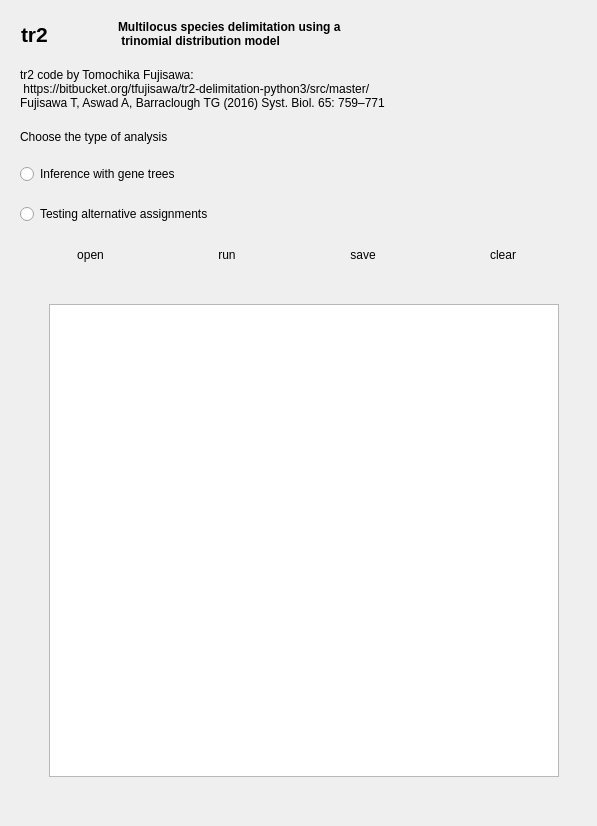
<?xml version="1.0" encoding="UTF-8"?>
<ui version="4.0">
 <class>Dialog</class>
 <widget class="QDialog" name="Dialog">
  <property name="geometry">
   <rect>
    <x>0</x>
    <y>0</y>
    <width>597</width>
    <height>826</height>
   </rect>
  </property>
  <property name="windowTitle">
   <string>Dialog</string>
  </property>
  <property name="sizeGripEnabled">
   <bool>false</bool>
  </property>
  <property name="modal">
   <bool>false</bool>
  </property>
  <layout class="QHBoxLayout" name="horizontalLayout_7">
   <item>
    <layout class="QHBoxLayout" name="horizontalLayout_6">
     <item>
      <widget class="QWidget" name="fb" native="true">
       <layout class="QVBoxLayout" name="verticalLayout_4">
        <property name="spacing">
         <number>20</number>
        </property>
        <property name="sizeConstraint">
         <enum>QLayout::SetMinimumSize</enum>
        </property>
        <item>
         <layout class="QHBoxLayout" name="horizontalLayout">
          <property name="spacing">
           <number>6</number>
          </property>
          <item>
           <widget class="QLabel" name="label_2">
            <property name="maximumSize">
             <size>
              <width>90</width>
              <height>16777215</height>
             </size>
            </property>
            <property name="font">
             <font>
              <pointsize>16</pointsize>
              <weight>75</weight>
              <bold>true</bold>
             </font>
            </property>
            <property name="styleSheet">
             <string notr="true"/>
            </property>
            <property name="text">
             <string>tr2</string>
            </property>
           </widget>
          </item>
          <item>
           <widget class="QLabel" name="label">
            <property name="maximumSize">
             <size>
              <width>350</width>
              <height>16777215</height>
             </size>
            </property>
            <property name="font">
             <font>
              <pointsize>9</pointsize>
              <weight>75</weight>
              <bold>true</bold>
             </font>
            </property>
            <property name="text">
             <string>Multilocus species delimitation using a
 trinomial distribution model</string>
            </property>
           </widget>
          </item>
          <item>
           <widget class="QLabel" name="label_12">
            <property name="maximumSize">
             <size>
              <width>100</width>
              <height>80</height>
             </size>
            </property>
            <property name="text">
             <string/>
            </property>
            <property name="pixmap">
             <pixmap resource="../mold/photo.qrc">:/icon/icon/copy_21mm.png</pixmap>
            </property>
            <property name="scaledContents">
             <bool>true</bool>
            </property>
            <property name="wordWrap">
             <bool>true</bool>
            </property>
           </widget>
          </item>
         </layout>
        </item>
        <item>
         <widget class="QLabel" name="label_13">
          <property name="text">
           <string>tr2 code by Tomochika Fujisawa:
 https://bitbucket.org/tfujisawa/tr2-delimitation-python3/src/master/  
Fujisawa T, Aswad A, Barraclough TG (2016) Syst. Biol. 65: 759–771</string>
          </property>
         </widget>
        </item>
        <item>
         <widget class="QLabel" name="label_3">
          <property name="text">
           <string>Choose the type of analysis</string>
          </property>
         </widget>
        </item>
        <item>
         <widget class="QRadioButton" name="radioButton">
          <property name="text">
           <string>Inference with gene trees</string>
          </property>
         </widget>
        </item>
        <item>
         <widget class="QRadioButton" name="radioButton_2">
          <property name="text">
           <string>Testing alternative assignments</string>
          </property>
         </widget>
        </item>
        <item>
         <layout class="QHBoxLayout" name="horizontalLayout_4">
          <property name="spacing">
           <number>50</number>
          </property>
          <property name="sizeConstraint">
           <enum>QLayout::SetFixedSize</enum>
          </property>
          <item>
           <widget class="QToolButton" name="toolButton">
            <property name="text">
             <string>open</string>
            </property>
            <property name="icon">
             <iconset resource="../mold/photo.qrc">
              <normaloff>:/icon/icon/open.png</normaloff>:/icon/icon/open.png</iconset>
            </property>
            <property name="iconSize">
             <size>
              <width>30</width>
              <height>30</height>
             </size>
            </property>
            <property name="toolButtonStyle">
             <enum>Qt::ToolButtonTextUnderIcon</enum>
            </property>
            <property name="autoRaise">
             <bool>true</bool>
            </property>
           </widget>
          </item>
          <item>
           <widget class="QToolButton" name="toolButton_2">
            <property name="text">
             <string>run</string>
            </property>
            <property name="icon">
             <iconset resource="../mold/photo.qrc">
              <normaloff>:/icon/icon/run.png</normaloff>:/icon/icon/run.png</iconset>
            </property>
            <property name="iconSize">
             <size>
              <width>30</width>
              <height>30</height>
             </size>
            </property>
            <property name="toolButtonStyle">
             <enum>Qt::ToolButtonTextUnderIcon</enum>
            </property>
            <property name="autoRaise">
             <bool>true</bool>
            </property>
           </widget>
          </item>
          <item>
           <widget class="QToolButton" name="toolButton_3">
            <property name="text">
             <string>save</string>
            </property>
            <property name="icon">
             <iconset resource="../mold/photo.qrc">
              <normaloff>:/icon/icon/save.png</normaloff>:/icon/icon/save.png</iconset>
            </property>
            <property name="iconSize">
             <size>
              <width>30</width>
              <height>30</height>
             </size>
            </property>
            <property name="toolButtonStyle">
             <enum>Qt::ToolButtonTextUnderIcon</enum>
            </property>
            <property name="autoRaise">
             <bool>true</bool>
            </property>
           </widget>
          </item>
          <item>
           <widget class="QToolButton" name="toolButton_4">
            <property name="text">
             <string>clear</string>
            </property>
            <property name="icon">
             <iconset resource="../mold/photo.qrc">
              <normaloff>:/icon/icon/clear.png</normaloff>:/icon/icon/clear.png</iconset>
            </property>
            <property name="iconSize">
             <size>
              <width>30</width>
              <height>30</height>
             </size>
            </property>
            <property name="toolButtonStyle">
             <enum>Qt::ToolButtonTextUnderIcon</enum>
            </property>
            <property name="autoRaise">
             <bool>true</bool>
            </property>
           </widget>
          </item>
         </layout>
        </item>
        <item>
         <widget class="QFrame" name="tb">
          <property name="sizePolicy">
           <sizepolicy hsizetype="Fixed" vsizetype="Minimum">
            <horstretch>0</horstretch>
            <verstretch>0</verstretch>
           </sizepolicy>
          </property>
          <property name="maximumSize">
           <size>
            <width>577</width>
            <height>16777215</height>
           </size>
          </property>
          <layout class="QHBoxLayout" name="horizontalLayout_5">
           <property name="spacing">
            <number>20</number>
           </property>
           <property name="sizeConstraint">
            <enum>QLayout::SetMinimumSize</enum>
           </property>
           <item>
            <widget class="QFrame" name="frame">
             <layout class="QVBoxLayout" name="verticalLayout_2">
              <property name="spacing">
               <number>10</number>
              </property>
              <property name="sizeConstraint">
               <enum>QLayout::SetDefaultConstraint</enum>
              </property>
              <property name="leftMargin">
               <number>20</number>
              </property>
              <property name="topMargin">
               <number>10</number>
              </property>
              <property name="bottomMargin">
               <number>20</number>
              </property>
              <item>
               <widget class="QListWidget" name="listWidget"/>
              </item>
             </layout>
            </widget>
           </item>
          </layout>
         </widget>
        </item>
       </layout>
      </widget>
     </item>
    </layout>
   </item>
  </layout>
 </widget>
 <resources>
  <include location="../mold/photo.qrc"/>
 </resources>
 <connections/>
</ui>
